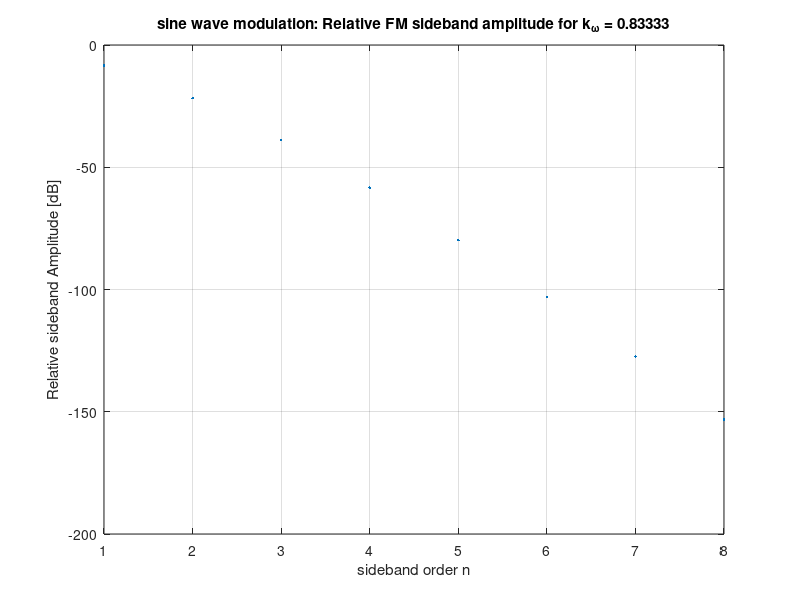
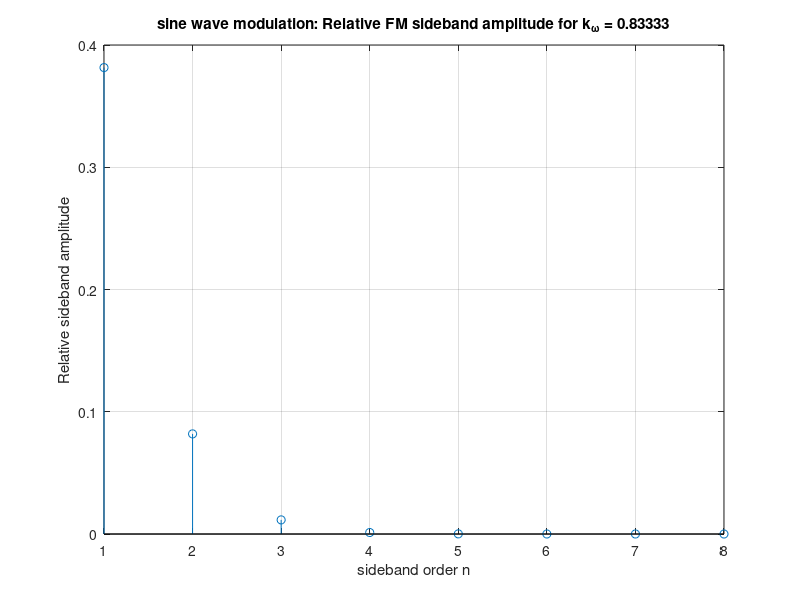

Reproduce these figures in MATLAB, in order.
function FMbesselSidebands()
% Michael Hirsch
% References include:
% B. Lathi "Modern Digital and Analog Communication Systems", 4th Ed., Oxford Univ. Press, 2009.
% M. Schwartz "Information Transmission, Modulation, and Noise", 3rd Ed., McGraw-Hill 1980.

JnOrder = 2.5/3; % k_omega = 5 for broadcast FM

N = 8;
sidebands = 1:N; % consider up to Nth sideband (symmetric) (0th is NOT included see Lathi p.265)

An = besselj(sidebands,JnOrder);


figure(1),clf
plot(sidebands,20*log10(An),'.')
ylabel('Relative sideband Amplitude [dB]')
xlabel('sideband order n')
title(['sine wave modulation: Relative FM sideband amplitude for k_\omega = ',num2str(JnOrder)])
grid('on')

% linear amplitude plot
figure(2),clf
stem(sidebands,An), ylabel('Relative sideband amplitude')
xlabel('sideband order n')
title(['sine wave modulation: Relative FM sideband amplitude for k_\omega = ',num2str(JnOrder)])
grid('on')
end
